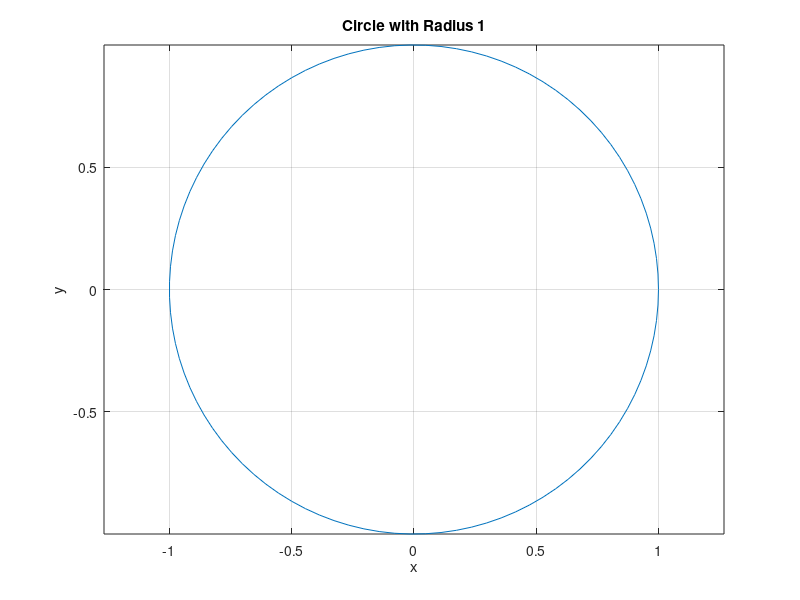

MATLAB code for this plot:
% Define parameter t
t = linspace(0, 2*pi, 100);

% For a circle with radius r centered at (0,0):
r = 1;  % radius (change this value to adjust circle size)
x = r * cos(t);
y = r * sin(t);

% Plot the circle
plot(x, y)
axis equal  % this makes the circle look circular instead of elliptical
grid on
title('Circle with Radius 1')
xlabel('x')
ylabel('y')